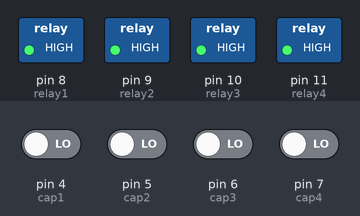
The sketch below on a simulated Arduino Uno, built with avr-gcc and run on an emulated ATmega328P. Parts: switched loads named in the sketch (green lamp = pin HIGH). Dashed ring = blinking. The inputs (shaded band) are chosen by the test bench; at power-on: pin 4 (cap1), pin 5 (cap2), pin 6 (cap3), pin 7 (cap4) LOW. What the sketch prints to the serial monitor is not drawn.

Above: at 1.2 s.
1.3 s: pin 4 (cap1) driven HIGH
At 2.9 s:
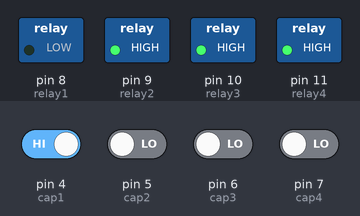
5.5 s: pin 5 (cap2) driven HIGH
At 7.4 s:
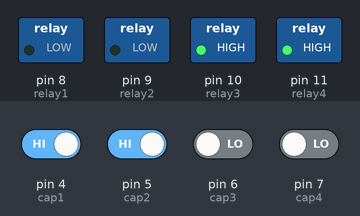
9.7 s: pin 6 (cap3) driven HIGH
At 11.0 s:
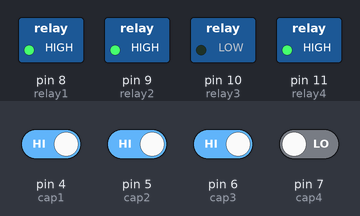
13.9 s: pin 7 (cap4) driven HIGH
At 15.1 s:
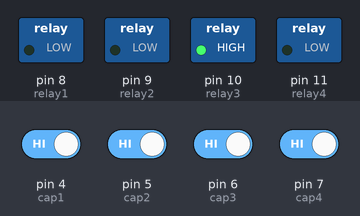
17.4 s: pin 4 (cap1) driven LOW
At 18.7 s:
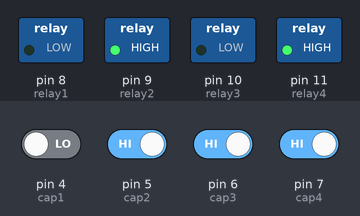
21.6 s: pin 4 (cap1) driven HIGH
At 23.1 s:
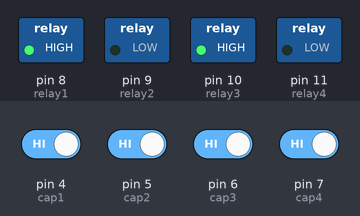
Timing chart, 0 to 26.8 s (numbered marks = the images above; inputs shaded):
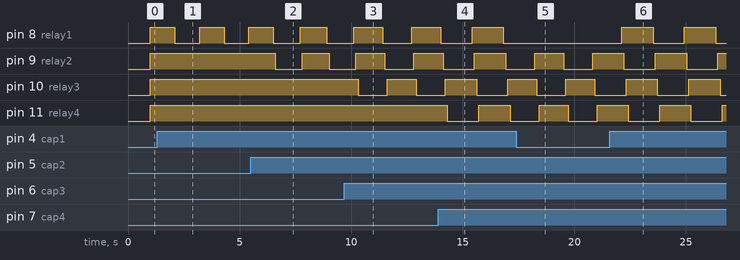

The sketch:

arduino.ino
```cpp
#include <ArduinoJson.h>


String message = "";
bool messageReady = false;

//SoftwareSerial s(12,13);


const int cap1 = 4;
const int cap2 = 5;
const int cap3 = 6;
const int cap4 = 7;

const int relay1 = 8;
const int relay2 = 9;
const int relay3 = 10;
const int relay4 = 11;

int socket1 = 0;
int socket2 = 0;
int socket3 = 0;
int socket4 = 0;

void setup() {
  // put your setup code here, to run once:
  Serial.begin(9600);
  //s.begin(9600);
  pinMode(relay1, OUTPUT);
  pinMode(relay2, OUTPUT);
  pinMode(relay3, OUTPUT);
  pinMode(relay4, OUTPUT);
  pinMode(cap1, INPUT);
  pinMode(cap2, INPUT);
  pinMode(cap3, INPUT);
  pinMode(cap4, INPUT);

}

void loop() {
  // put your main code here, to run repeatedly:
  DynamicJsonDocument doc(1024);
  DynamicJsonDocument docF(1024);
  String message = "";
  DeserializationError error;

  if(Serial.available()>0) {
    message = Serial.read();
    DeserializationError error = deserializeJson(doc,message);
  }

//    if(error) {
//    Serial.print(F("deserializeJson() failed: "));
//    Serial.println(error.c_str());
//    return;
//  }


    if(message.length()!=0 && !error){

      if(doc["type"] == "request"){
        doc["type"] = "response";
        doc["socket1"] = socket1;
        doc["socket2"] = socket2;
        doc["socket3"] = socket3;
        doc["socket4"] = socket4;
        if(Serial.available()==0){
          serializeJson(doc,Serial);
        }

      }

    }


  docF["type"] = "requestFirebase";
  if(Serial.available()==0){
    serializeJson(docF, Serial);
  }
  delay(1000);
  if(Serial.available() > 0) {
    message = Serial.read();
    DeserializationError error = deserializeJson(docF, message);
  }

//    if (error) {
//    Serial.print(F("deserializeJson() failed: "));
//    Serial.println(error.c_str());
//    return;
//  }

  if(message.length()!=0 && !error){
    if(docF["type"] == "responseFirebase"){
      socket1 = docF["socket1"];
      socket2 = docF["socket2"];
      socket3 = docF["socket3"];
      socket4 = docF["socket4"];

    }

//    (socket1 == 1?digitalWrite(relay1, LOW):digitalWrite(relay1, HIGH));
//    (socket2 == 1?digitalWrite(relay2, LOW):digitalWrite(relay2, HIGH));
//    (socket3 == 1?digitalWrite(relay3, LOW):digitalWrite(relay3, HIGH));
//    (socket4 == 1?digitalWrite(relay4, LOW):digitalWrite(relay4, HIGH));
//
//  }
//
    }


//  if(s.available()>0){
//    s.write(socket1);
//    s.write(socket2);
//    s.write(socket3);
//    s.write(socket4);
//
//    }


  int cap1_status = digitalRead(cap1);
//  Serial.println("Cap1 Status");
//  Serial.println(cap1_status);
  if (cap1_status == 1){
    delay(100);
    if(cap1_status == 1){
      socket1 = !socket1;


    }
  }
  (socket1 == 1?digitalWrite(relay1, LOW):digitalWrite(relay1, HIGH));
//  Serial.println("Socket1 Status");
//  Serial.println(socket1);

//  Serial.println("Cap2 Status");
  int cap2_status = digitalRead(cap2);
  if (cap2_status == 1){
    delay(100);
    if(cap2_status == 1){
      socket2 = !socket2;
//      Serial.println("Socket 2");
//      Serial.println(socket2);
    }
  }
  (socket2 == 1?digitalWrite(relay2, LOW):digitalWrite(relay2, HIGH));

//  Serial.println("Cap3 Status");
  int cap3_status = digitalRead(cap3);
  if (cap3_status == 1){
    delay(100);
    if(cap3_status == 1){
      socket3 = !socket3;
//      Serial.print("Socket3");
//      Serial.print(socket3);
    }
  }
  (socket3 == 1?digitalWrite(relay3, LOW):digitalWrite(relay3, HIGH));

//  Serial.println("Cap4 Status");
  int cap4_status = digitalRead(cap4);
  if(cap4_status == 1){
    delay(100);
    if(cap4_status == 1){
      socket4 = !socket4;
//      Serial.print("Socket4");
//      Serial.println(socket4);
    }
  }
  (socket4 == 1?digitalWrite(relay4, LOW):digitalWrite(relay4, HIGH));
//  Serial.println(socket4);


}
```

Measured:
- after the input at 1.3 s, pin 8 (relay1): alternates HIGH for 1.1 s and LOW for 1.1 s, starting after 0.80 s
- after the input at 5.5 s, pin 9 (relay2): HIGH → LOW after 1.1 s, → HIGH 1.2 s later, → LOW 1.2 s later
- after the input at 9.7 s, pin 10 (relay3): HIGH → LOW after 0.61 s, → HIGH 1.3 s later, → LOW 1.3 s later
- after the input at 13.9 s, pin 11 (relay4): HIGH → LOW after 0.42 s, → HIGH 1.4 s later, → LOW 1.4 s later
- after the input at 17.4 s, pin 8 (relay1): stays LOW (without the input it goes to HIGH after 0.82 s)
- after the input at 21.6 s, pin 8 (relay1): alternates HIGH for 1.4 s and LOW for 1.4 s, starting after 0.53 s
